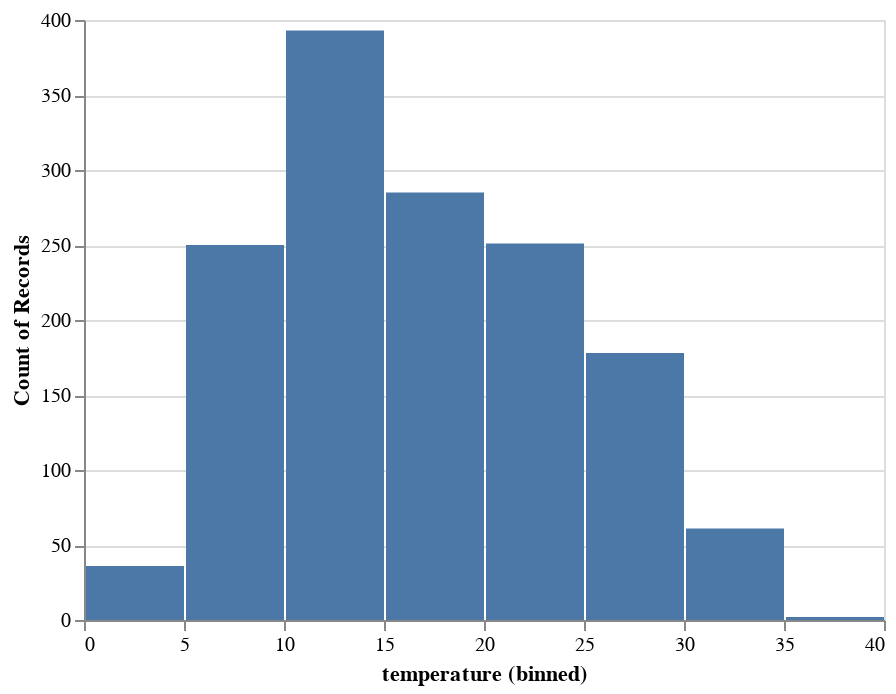

The cell this chart's notebook holds for it:
### Markdown cell above
### Binned Histogram

### Code cell
show(
    data(["temperature"]),
    {
        "view": [
            {
                "mark": [
                    {
                        "type": "bar",
                        "encoding": [
                            {"channel": "x", "field": "temperature", "binning": 10},
                            {"channel": "y", "aggregate": "count"},
                        ],
                    }
                ],
                "scale": [
                    {
                        "channel": "x",
                        "type": "linear",
                    },
                    {"channel": "y", "type": "linear", "zero": "true"},
                ],
            }
        ]
    },
)

### Figure 1 — Vega-Lite specification as saved in the notebook (floating-point values rounded to 4 significant figures; data arrays with more than 128 entries replaced by an {"elided": "..."} marker saying what was removed)
{"config": {"view": {"continuousWidth": 400, "continuousHeight": 300}}, "data": {"name": "data-4320e9365fc008a7116fce3f257ae0ca"}, "mark": "bar", "encoding": {"x": {"bin": {"maxbins": 10}, "field": "temperature", "scale": {"type": "linear"}, "type": "quantitative"}, "y": {"aggregate": "count", "scale": {"type": "linear", "zero": true}}}, "$schema": "https://vega.github.io/schema/vega-lite/v4.17.0.json", "datasets": {"data-4320e9365fc008a7116fce3f257ae0ca": {"elided": "1456 records"}}}
